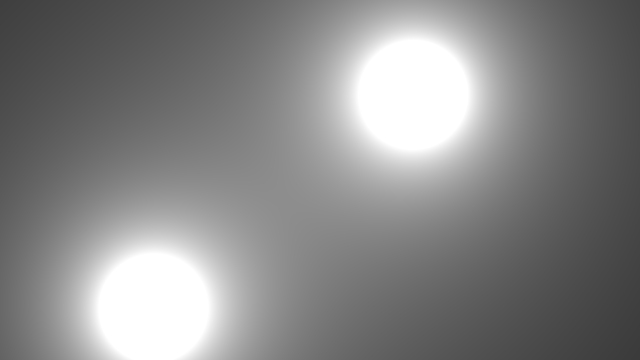
Frame 1 (no input)
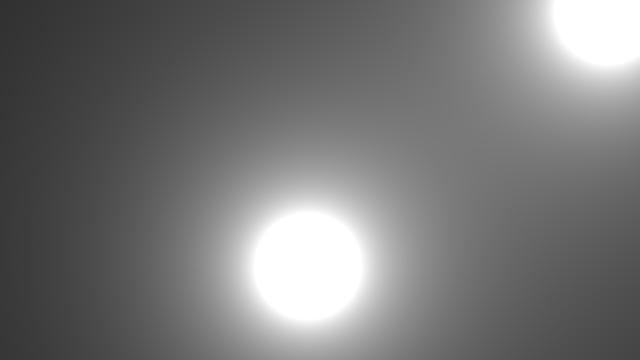
Frame 60 (the mouse pressed at the canvas centre just before this capture)
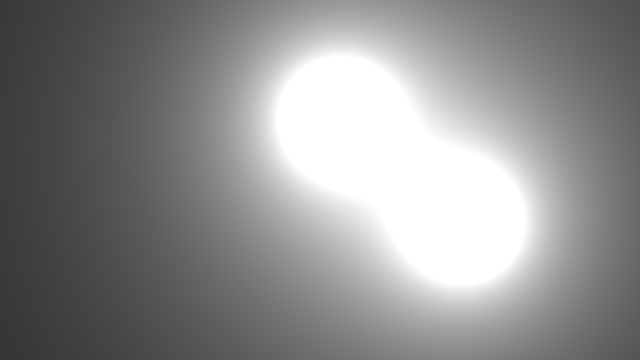
Frame 120 (the mouse held since frame 60 and released just before this capture)

The Processing sketch that drew these frames (run headless with seeded random() and noise(); from frame 60 on, the mouse is pressed at the canvas centre):

// Processing sketch: blob3d
// ── blob3d.pde
//Blob b;
Blob[] blobs = new Blob[2];
void setup(){
  size(640,360);
  colorMode(HSB);
  for(int i=0;i<blobs.length;i++){
    blobs[i] = new Blob(random(width),random(height));
  }
  //b = new Blob(100,100);
  frameRate(30);
}

void draw(){
  background(51);
  loadPixels();
  for(int x =0;x<width;x++){
    for(int y=0;y<height;y++){
        int index = x+y*width;
        float sum =0;
        for(Blob b:blobs){
        float d = dist(x,y,b.pos.x,b.pos.y);
        sum += 300*blobs[0].r/d;
        }
        pixels[index] = color(sum);
      }
    }
  updatePixels();
  for(Blob b:blobs){
  b.update();
  //b.show();
  }
}

// ── Blob.pde
 class Blob{
 PVector pos;
 float r;
 PVector vel;
 Blob(float x, float y){
    pos = new PVector(x,y);
    vel = PVector.random3D();
    vel.mult(random(2,5));
    r = 40;
    
  }
  void update(){
    pos.add(vel);
    if(pos.x>width||pos.x<0){
      vel.x *=-1;
    }
    if(pos.y>height||pos.y<0){
      vel.y *=-1;
    }
  }
  void show(){
    noFill();
    stroke(0);
    strokeWeight(4);
    pushMatrix();
      translate(pos.x,pos.y);
      sphere(r*2);
    popMatrix();
  }
}
